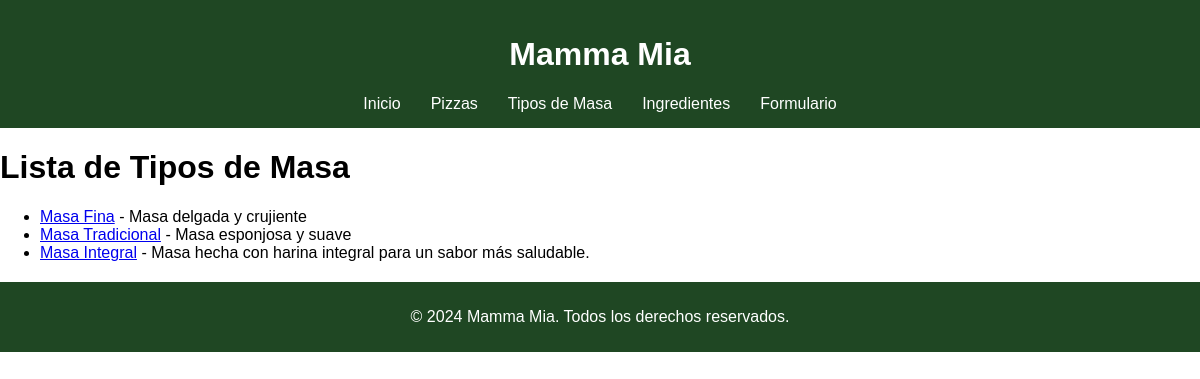
The app's page /tipos_masa/, older data.
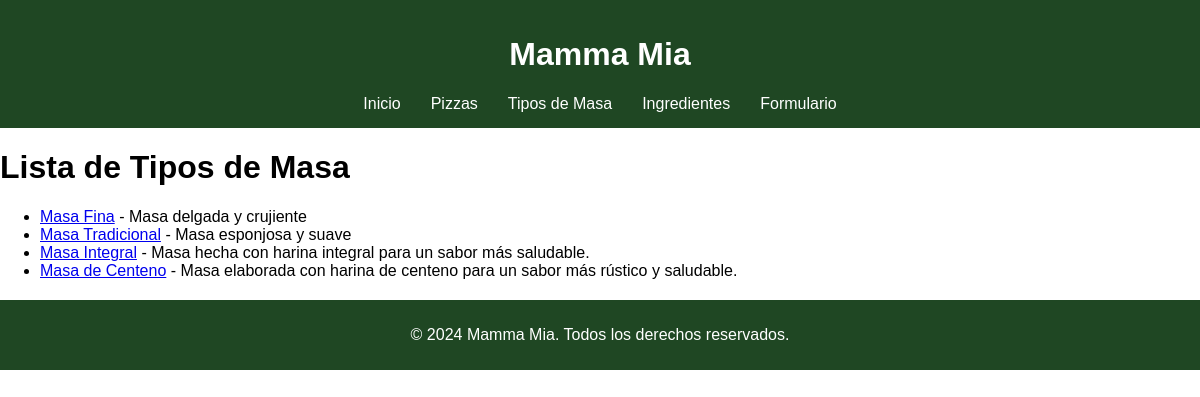
The same page, newer data.
### pizzeria/models.py (models this page shows, shortened)
class TipoMasa(models.Model):
    nombre = models.CharField(max_length=50)
    descripcion = models.TextField()

### pizzeria/views.py (the view)
# urls.py: path('tipos_masa/', views.lista_tipos_masa, name='lista_tipos_masa'),
def lista_tipos_masa(request):
    tipos_masa = TipoMasa.objects.all()
    return render(request, 'lista_tipos_masa.html', {'tipos_masa': tipos_masa})

### pizzeria/templates/lista_tipos_masa.html (shortened to what this page needs)
{% extends "base.html" %}
{% load static %}
{%block content%}
    <h1>Lista de Tipos de Masa</h1>
    <ul>
        {% for tipo in tipos_masa %}
            <li><a href="{% url 'detalle_tipo_masa' tipo.id %}">{{ tipo.nombre }}</a> - {{ tipo.descripcion }}</li>
        {% endfor %}
    </ul>
{%endblock%}

Row changes from the older to the newer data that the page shows:
added TipoMasa: nombre "Masa de Centeno", descripcion "Masa elaborada con harina de centeno para un sabor más rústico y saludable."
